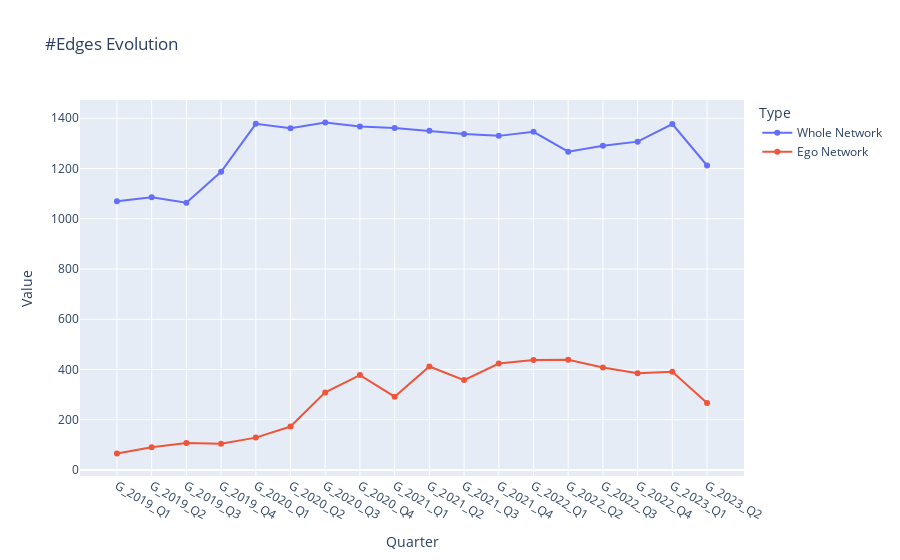

Here is the notebook cell this chart was saved with:
### Code cell
plot_evolution({key:quarterData['edgesCount'] for (key, quarterData) in summaryWholeAllTime.items()},
               {key:quarterData['edgesCount'] for (key, quarterData) in summaryEgoAllTime.items()},
               '#Edges Evolution')

### Figure 1 — Plotly figure (JSON) as saved in the notebook; plotly's stock layout.template omitted (floating-point values rounded to 4 significant figures)
{"data": [{"hovertemplate": "Type=Whole Network<br>Quarter=%{x}<br>Value=%{y}<extra></extra>", "legendgroup": "Whole Network", "line": {"color": "#636efa", "dash": "solid"}, "marker": {"symbol": "circle"}, "mode": "lines+markers", "name": "Whole Network", "orientation": "v", "showlegend": true, "type": "scatter", "x": ["G_2019_Q1", "G_2019_Q2", "G_2019_Q3", "G_2019_Q4", "G_2020_Q1", "G_2020_Q2", "G_2020_Q3", "G_2020_Q4", "G_2021_Q1", "G_2021_Q2", "G_2021_Q3", "G_2021_Q4", "G_2022_Q1", "G_2022_Q2", "G_2022_Q3", "G_2022_Q4", "G_2023_Q1", "G_2023_Q2"], "xaxis": "x", "y": [1070, 1086, 1064, 1187, 1378, 1360, 1383, 1367, 1361, 1350, 1337, 1330, 1346, 1267, 1291, 1307, 1377, 1212], "yaxis": "y"}, {"hovertemplate": "Type=Ego Network<br>Quarter=%{x}<br>Value=%{y}<extra></extra>", "legendgroup": "Ego Network", "line": {"color": "#EF553B", "dash": "solid"}, "marker": {"symbol": "circle"}, "mode": "lines+markers", "name": "Ego Network", "orientation": "v", "showlegend": true, "type": "scatter", "x": ["G_2019_Q1", "G_2019_Q2", "G_2019_Q3", "G_2019_Q4", "G_2020_Q1", "G_2020_Q2", "G_2020_Q3", "G_2020_Q4", "G_2021_Q1", "G_2021_Q2", "G_2021_Q3", "G_2021_Q4", "G_2022_Q1", "G_2022_Q2", "G_2022_Q3", "G_2022_Q4", "G_2023_Q1", "G_2023_Q2"], "xaxis": "x", "y": [66, 91, 108, 105, 129, 173, 309, 378, 292, 412, 358, 424, 438, 439, 408, 385, 391, 267], "yaxis": "y"}], "layout": {"legend": {"title": {"text": "Type"}, "tracegroupgap": 0}, "title": {"text": "#Edges Evolution"}, "xaxis": {"anchor": "y", "domain": [0, 1], "title": {"text": "Quarter"}}, "yaxis": {"anchor": "x", "domain": [0, 1], "title": {"text": "Value"}}}}
